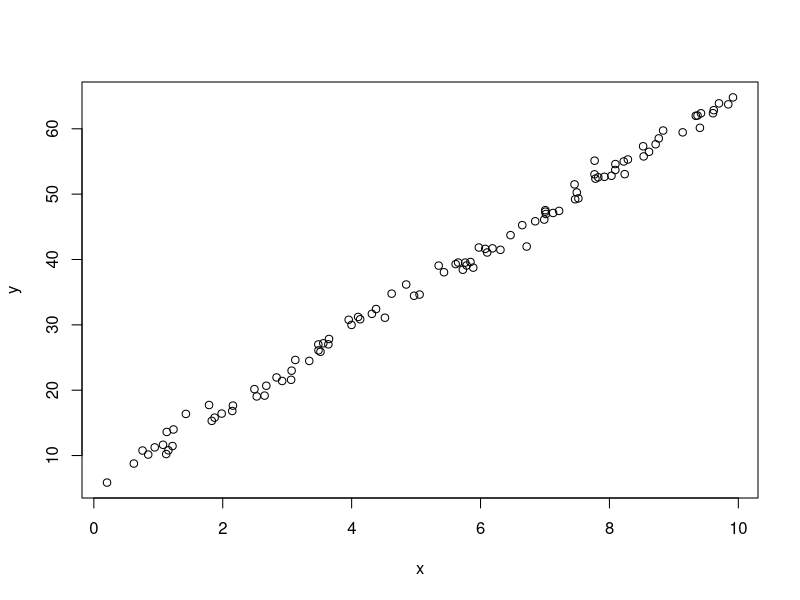

Generate this figure with R: (Note: this script raises an error after producing the figure.)
setwd("C:/Users/naman/Desktop/LECTURES/LECTURES-sem5/dm/Experiment 4")
x<- runif(100,0,10)
y<- 5+6*x+rnorm(100)
plot(x,y)
?lm
d<- lm(y~x)
std(d)
print(d)
par(mfrow=c(2,2))
plot(d)
ypred <- predict(d)
par(mfrow=c(1.1))
plot(y,y, type = "l",xlab = "true y", ylab = "predicted y")
points(y,ypred)
d1<- summary(d)
print(d1)
cat("OLS gave slope of ", d1$coefficients[2,1],
    "and an R-sqr of ", d1$r.squared, "\n")
x1 <- runif(100)
y1 = 5 + 6*x1 + 0.1*x1*x1 + rnorm(100)
m <- lm(y1 ~ x1)
x2 <- runif(100)
y2 = 5 + 6*x2 + 0.1*x2*x2 + rnorm(100, mean=10,sd=5)
y2pred <- predict(m,data.frame(x2))
plot(y2,y2, type = "l",xlab = "true y", ylab = "predicted y")
points(y2,y2pred)
d1<- summary(d)
Dprint(d1)

